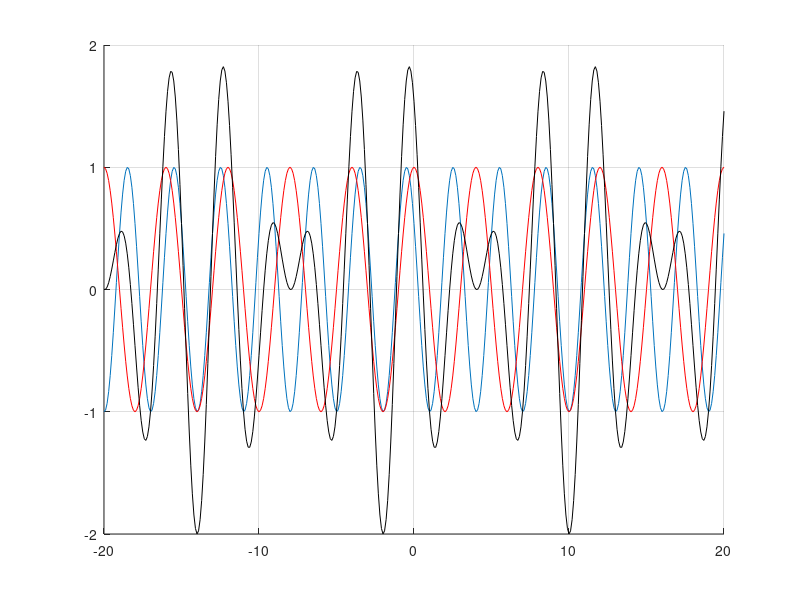

Recreate this plot in MATLAB.
clc
clear all
close all

t=-20:0.1:20;
%xt=sin(pi*t)+sin(2*t);

%xt=(cos(2*t).^2);
%xt2=(1/2)+0.5*cos(4*t);

xt1=cos((2/3)*pi*t+1)
xt2=cos((1/2)*pi*t)

hold on
%plot(t,xt)
%plot(t,xt2, 'rd')
%hold off

plot(t,xt1)
plot(t,xt2, 'r')
plot(t, xt1+xt2, 'k')
hold off
grid
